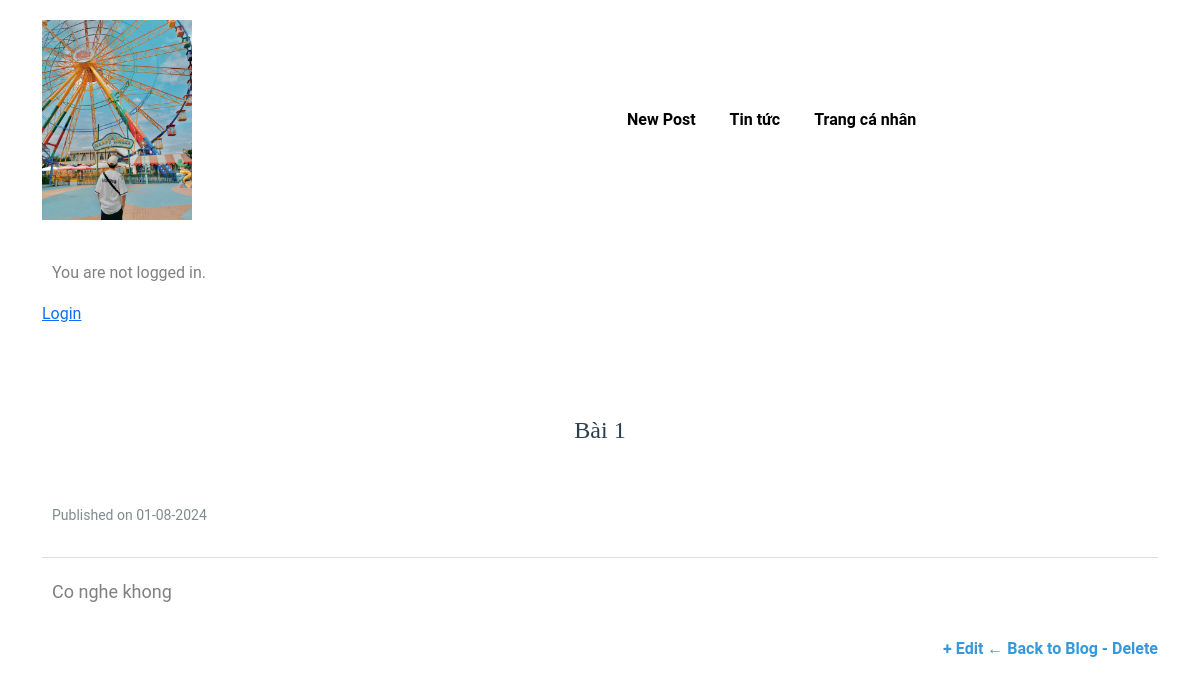
Page /blog/1/ on the committed database.
### blog/models.py (models this page shows, shortened)
class Post(models.Model):
    title = models.CharField(max_length=200)
    body = models.TextField()
    date = models.DateTimeField(auto_now_add=True)
    author = models.ForeignKey(
        User,
        on_delete = models.CASCADE,
    )

### blog/views.py (the view)
# urls.py: path("<int:id>/", views.post, name='post'),
def post(request, id):
    try:
        post = Post.objects.get(id=id)
    except Post.DoesNotExist:
        raise Http404("Bài Viết Không Tồn Tại")
    return render(request, 'blog/post.html', {'post': post})

### myHome/templates/blog/post.html (shortened to what this page needs)
{% extends 'pages/base.html' %}
{% load static %}
{% block extra_css %}
  <link rel="stylesheet" href="{% static 'css/style.css' %}" />
{% endblock %}
{% block content %}
<div class="container">
    <div class="row">
        <div class="post-container">
            <div class="post-header">
                <h1 class="post-title">{{ post.title }}</h1>
                <p class="post-meta">Published on {{ post.date | date:"d-m-Y" }}</p>
            </div>
            <div class="post-body">
                {{ post.body | safe | linebreaks }}
            </div>
            <div class="post-footer">
                <a href="{% url 'post_edit' post.pk %}" class="back-to-blog">+ Edit</a>
                <a href="{% url 'blog' %}" class="back-to-blog">← Back to Blog</a>
                <a href="{% url 'post_delete' post.pk %}" class="back-to-blog">- Delete</a>
            </div>
        </div>
    </div>
</div>
{% endblock %}

### static/css/style.css (style rules this page uses)
h1, h2, h3 { color: #343a40; }

### static/css/vie-deli.css (style rules this page uses)
h1, h2, h3 { color: #343a40; }
.post-header { border-bottom: 1px solid #ddd; padding-bottom: 15px; margin-bottom: 20px; }
.post-title { font-size: 36px; color: #2c3e50; margin-bottom: 10px; }
.post-meta { font-size: 14px; color: #7f8c8d; }
.post-body { font-size: 18px; line-height: 1.8; color: #34495e; margin-bottom: 30px; }
.post-body p { margin-bottom: 20px; }
.post-footer { text-align: right; }
.back-to-blog { font-weight: bold; font-size: 16px; color: #3498db; text-decoration: none; border-bottom: 1px solid transparent; transition: border-bottom 0.3s ease-in-out; }
body { font-family: 'Helvetica Neue', Arial, sans-serif; line-height: 1.6; margin: 0; padding: 0; background-color: #f4f4f4; color: #333; }
h1, h2, h4 { color: #333; font-weight: 700; }
a { text-decoration: none; color: #3498db; }
.container { width: 80%; margin: 0 auto; padding: 20px; }
.post-title { margin: 0 0 10px 0; font-size: 24px; color: #2c3e50; }
.post-meta { font-size: 14px; color: #7f8c8d; margin-bottom: 15px; }
p { line-height: 1.6; }
* { margin: 0; padding: 0; font-family: "Roboto", sans-serif; }
html { margin-bottom: 50px; }
h1 { font-weight: bold; font-size: 25px; text-align: center; padding: 50px 0 50px; position: relative; }

### static/css/mona-hotel.css (style rules this page uses)
.welcome h3, p { color: #808080; }
.new-big-item h5, p { margin-left: 10px; margin-right: 10px; margin-top: 10px; }
h1 { font-family: Merriweather; color: #cdb654; }
h3, p, span, b, button, input { font-family: Roboto; }

### rows in the picture
Post: title "Bài 1", date "01-08-2024", body "Co nghe khong"
